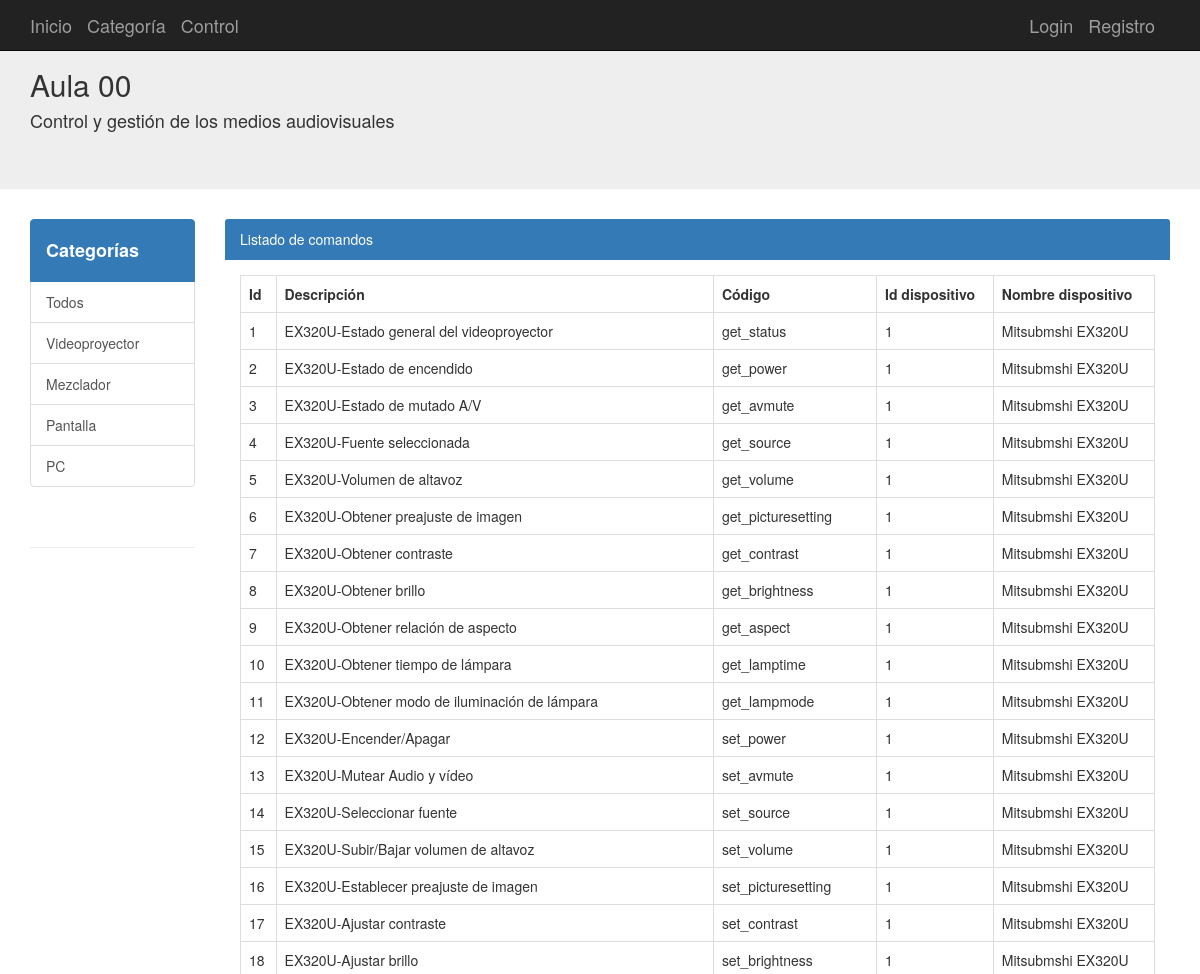
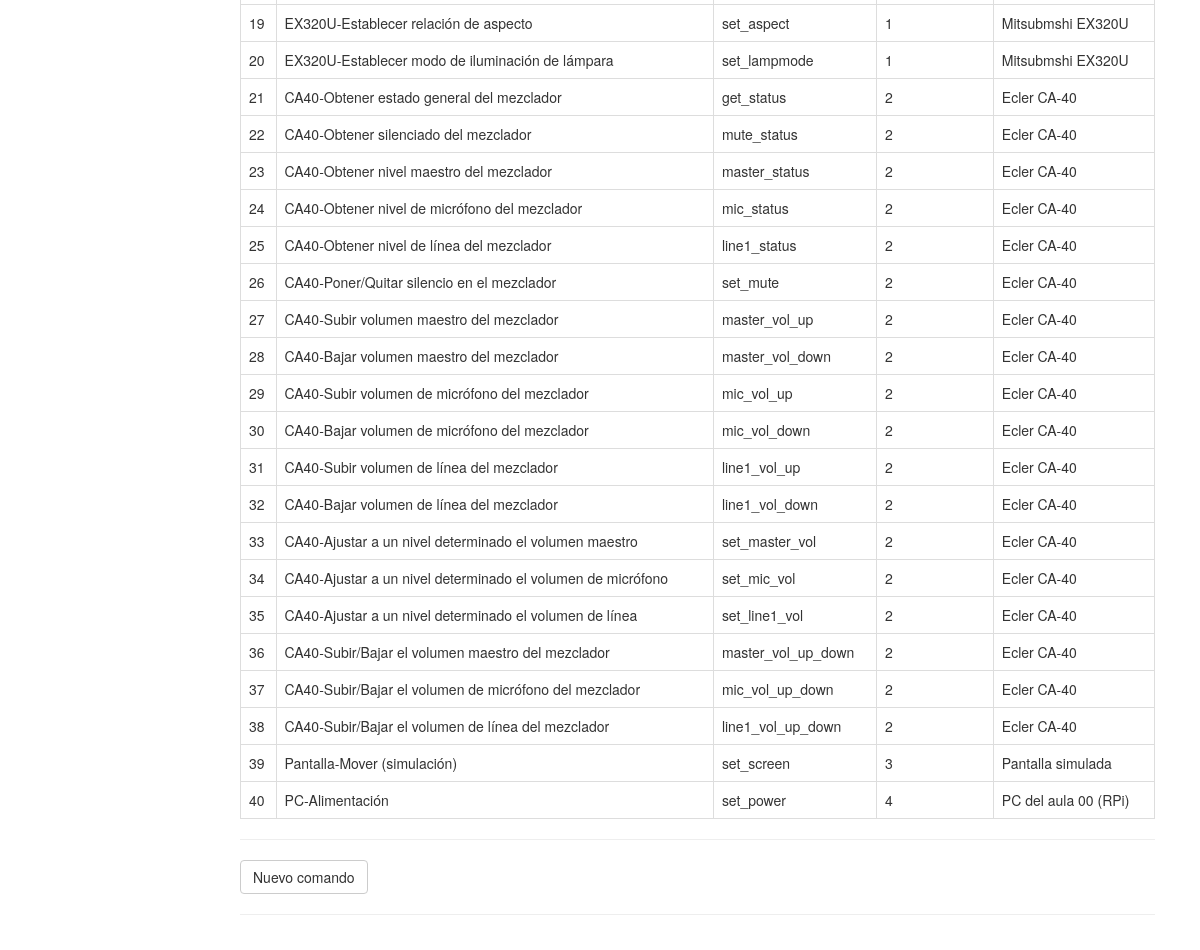
Page /comandos on the committed database (2 pictures, top to bottom).
### aplicacion/models.py (models this page shows, shortened)
class Categorias(db.Model):
	__tablename__ = 'categorias'
	id = Column(Integer, primary_key=True)
	nombre = Column(String(100))
	dispositivo = relationship("Dispositivos", cascade="all, delete-orphan", backref="Categorias",lazy='dynamic')

class Comandos(db.Model):
	__tablename__ = 'comandos'
	id = Column(Integer, primary_key=True)
	descripcion = Column(String(100))
	codigo = Column(String(255))
	DispositivoId = Column(Integer,ForeignKey('dispositivos.id'), nullable=False)
	dispositivo = relationship("Dispositivos", backref = "Comandos")
	parametro = relationship("Parametros", cascade="all,delete-orphan", backref = "Comandos", lazy = "dynamic")

class Dispositivos(db.Model):
	__tablename__ = 'dispositivos'
	id = Column(Integer, primary_key=True)
	nombre = Column(String(100),nullable=False)
	descripcion = Column(String(255))
	imagen = Column(String(255))
	puerto = Column(String(100))
	ip = Column(String(100))
	mac = Column(String(100))
	archivoHTML = Column(String(255))
	archivoPY = Column(String(255))
	CategoriaId=Column(Integer,ForeignKey('categorias.id'), nullable=False)
	categoria = relationship("Categorias", backref="Dispositivos")
	comando = relationship("Comandos", cascade="all, delete-orphan",backref = "Dispositivos",lazy='dynamic')

### aplicacion/app.py (the view)
@app.route('/comandos')
def comandos(id='0'):
	categoria=Categorias.query.get(id)
	if id=='0':
		dispositivos=Dispositivos.query.all()
	else:
		dispositivos=Dispositivos.query.filter_by(CategoriaId=id)
	categorias=Categorias.query.all()
	logging.info("/comandos.html Llamada a página de comandos disponibles")
	comandos = Comandos.query.all()
	return render_template("comandos.html", dispositivos = dispositivos, categorias=categorias,categoria=categoria, comandos = comandos)

### aplicacion/templates/comandos.html (shortened to what this page needs)
{% extends "base.html" %}
{% block contenido %}
<div class="col-md-10">
  <div class="panel-primary">
    <div class="panel-heading">Listado de comandos
    </div>
    <div class="panel-body">
      <table class="table table-bordered">
        <tr>
          <th>Id</th>
          <th>Descripción </th>
          <th>Código</th>
          <th>Id dispositivo</th>
          <th>Nombre dispositivo</th>
        </tr>
        {% for c in comandos %}
        <tr>
          <td>{{c.id}}</td>
          <td>{{c.descripcion}}</td>
          <td>{{c.codigo}}</td>
          <td>{{c.DispositivoId}}</td>
          <td>{{c.dispositivo.nombre}}</td>
        </tr>
        {% endfor %}
      </table>
      <hr>
      <a class="btn btn-default" href="{{url_for('comandos_new')}}" role=button> Nuevo comando</a>
      <hr>
    </div>
  </div>
</div>
{% endblock %}

### aplicacion/templates/base.html (shortened to what this page needs)
{% extends "bootstrap/base.html" %}
{% block navbar %}
<link rel="stylesheet" href="/static/css/style.css">
<nav class="navbar navbar-inverse navbar-fixed-top">
      <div class="container">
        <div class="navbar-header">
          <a class="navbar-brand" href="/">Inicio</a>
          <a class="navbar-brand" href="{{url_for('categorias')}}">Categoría</a>
          <a class="navbar-brand" href="{{url_for('botonera')}}">Control</a>
        </div>
        <div id="navbar" class="navbar-collapse collapse navbar-right">
          {% if current_user.is_authenticated %}
          <a class="navbar-brand " href="/perfil/{{current_user.username}}"> Perfil</a>
          <a class="navbar-brand " href="/logout"> {{current_user.username}} (Salir)</a>
          {% else %}
          <a class="navbar-brand " href="/login">Login</a>
          <a class="navbar-brand " href="/registro">Registro</a>
          {% endif %}
        </div>
      </div>
    </nav>
    <div class="jumbotron">
      <div class="container">
        <h2>Aula 00</h2>
        <h4>Control y gestión de los medios audiovisuales</h4>
      </div>
    </div>
{% endblock %}
{% block content %}
<div class="container-fluid">
  <div class="row">
    <div class="container">
      <div class="row">
          <div class="col-md-2 offset-md-2">
            <div class="list-group">
              <a class="list-group-item active" href="{{url_for('categorias')}}"><h4><strong>Categorías</strong></h4></a>
              {% for cat in categorias %}
              {% if categoria_id==cat.id%}
              <a class="list-group-item list-group-item-info" href="{{url_for('inicio',id=cat.id)}}">{{cat.nombre}}</a>
              {% else %}
              <a class="list-group-item" href="{{url_for('inicio',id=cat.id)}}">{{cat.nombre}}</a>
              {% endif%}
              {% endfor %}
            </div>
            <br>
            <hr>
          </div>
        {% block contenido %}{% endblock %}
      </div>
    </div>
  </div>
</div>
{% endblock %}

### rows in the picture
Categorias: nombre "Todos"
Categorias: nombre "Videoproyector"
Categorias: nombre "Mezclador"
Categorias: nombre "Pantalla"
Categorias: nombre "PC"
Comandos: id "1", descripcion "EX320U-Estado general del videoproyector", codigo "get_status", DispositivoId "1", dispositivo.nombre "Mitsubmshi EX320U"
Comandos: id "2", descripcion "EX320U-Estado de encendido", codigo "get_power", DispositivoId "1", dispositivo.nombre "Mitsubmshi EX320U"
Comandos: id "3", descripcion "EX320U-Estado de mutado A/V", codigo "get_avmute", DispositivoId "1", dispositivo.nombre "Mitsubmshi EX320U"
Comandos: id "4", descripcion "EX320U-Fuente seleccionada", codigo "get_source", DispositivoId "1", dispositivo.nombre "Mitsubmshi EX320U"
Comandos: id "5", descripcion "EX320U-Volumen de altavoz", codigo "get_volume", DispositivoId "1", dispositivo.nombre "Mitsubmshi EX320U"
Comandos: id "6", descripcion "EX320U-Obtener preajuste de imagen", codigo "get_picturesetting", DispositivoId "1", dispositivo.nombre "Mitsubmshi EX320U"
Comandos: id "7", descripcion "EX320U-Obtener contraste", codigo "get_contrast", DispositivoId "1", dispositivo.nombre "Mitsubmshi EX320U"
Comandos: id "8", descripcion "EX320U-Obtener brillo", codigo "get_brightness", DispositivoId "1", dispositivo.nombre "Mitsubmshi EX320U"
Comandos: id "9", descripcion "EX320U-Obtener relación de aspecto", codigo "get_aspect", DispositivoId "1", dispositivo.nombre "Mitsubmshi EX320U"
Comandos: id "10", descripcion "EX320U-Obtener tiempo de lámpara", codigo "get_lamptime", DispositivoId "1", dispositivo.nombre "Mitsubmshi EX320U"
Comandos: id "11", descripcion "EX320U-Obtener modo de iluminación de lámpara", codigo "get_lampmode", DispositivoId "1", dispositivo.nombre "Mitsubmshi EX320U"
Comandos: id "12", descripcion "EX320U-Encender/Apagar", codigo "set_power", DispositivoId "1", dispositivo.nombre "Mitsubmshi EX320U"
Comandos: id "13", descripcion "EX320U-Mutear Audio y vídeo", codigo "set_avmute", DispositivoId "1", dispositivo.nombre "Mitsubmshi EX320U"
Comandos: id "14", descripcion "EX320U-Seleccionar fuente", codigo "set_source", DispositivoId "1", dispositivo.nombre "Mitsubmshi EX320U"
Comandos: id "15", descripcion "EX320U-Subir/Bajar volumen de altavoz", codigo "set_volume", DispositivoId "1", dispositivo.nombre "Mitsubmshi EX320U"
Comandos: id "16", descripcion "EX320U-Establecer preajuste de imagen", codigo "set_picturesetting", DispositivoId "1", dispositivo.nombre "Mitsubmshi EX320U"
Comandos: id "17", descripcion "EX320U-Ajustar contraste", codigo "set_contrast", DispositivoId "1", dispositivo.nombre "Mitsubmshi EX320U"
Comandos: id "18", descripcion "EX320U-Ajustar brillo", codigo "set_brightness", DispositivoId "1", dispositivo.nombre "Mitsubmshi EX320U"
Comandos: id "19", descripcion "EX320U-Establecer relación de aspecto", codigo "set_aspect", DispositivoId "1", dispositivo.nombre "Mitsubmshi EX320U"
Comandos: id "20", descripcion "EX320U-Establecer modo de iluminación de lámpara", codigo "set_lampmode", DispositivoId "1", dispositivo.nombre "Mitsubmshi EX320U"
Comandos: id "21", descripcion "CA40-Obtener estado general del mezclador", codigo "get_status", DispositivoId "2", dispositivo.nombre "Ecler CA-40"
Comandos: id "22", descripcion "CA40-Obtener silenciado del mezclador", codigo "mute_status", DispositivoId "2", dispositivo.nombre "Ecler CA-40"
Comandos: id "23", descripcion "CA40-Obtener nivel maestro del mezclador", codigo "master_status", DispositivoId "2", dispositivo.nombre "Ecler CA-40"
Comandos: id "24", descripcion "CA40-Obtener nivel de micrófono del mezclador", codigo "mic_status", DispositivoId "2", dispositivo.nombre "Ecler CA-40"
Comandos: id "25", descripcion "CA40-Obtener nivel de línea del mezclador", codigo "line1_status", DispositivoId "2", dispositivo.nombre "Ecler CA-40"
Comandos: id "26", descripcion "CA40-Poner/Quitar silencio en el mezclador", codigo "set_mute", DispositivoId "2", dispositivo.nombre "Ecler CA-40"
Comandos: id "27", descripcion "CA40-Subir volumen maestro del mezclador", codigo "master_vol_up", DispositivoId "2", dispositivo.nombre "Ecler CA-40"
Comandos: id "28", descripcion "CA40-Bajar volumen maestro del mezclador", codigo "master_vol_down", DispositivoId "2", dispositivo.nombre "Ecler CA-40"
Comandos: id "29", descripcion "CA40-Subir volumen de micrófono del mezclador", codigo "mic_vol_up", DispositivoId "2", dispositivo.nombre "Ecler CA-40"
Comandos: id "30", descripcion "CA40-Bajar volumen de micrófono del mezclador", codigo "mic_vol_down", DispositivoId "2", dispositivo.nombre "Ecler CA-40"
Comandos: id "31", descripcion "CA40-Subir volumen de línea del mezclador", codigo "line1_vol_up", DispositivoId "2", dispositivo.nombre "Ecler CA-40"
Comandos: id "32", descripcion "CA40-Bajar volumen de línea del mezclador", codigo "line1_vol_down", DispositivoId "2", dispositivo.nombre "Ecler CA-40"
Comandos: id "33", descripcion "CA40-Ajustar a un nivel determinado el volumen maestro", codigo "set_master_vol", DispositivoId "2", dispositivo.nombre "Ecler CA-40"
Comandos: id "34", descripcion "CA40-Ajustar a un nivel determinado el volumen de micrófono", codigo "set_mic_vol", DispositivoId "2", dispositivo.nombre "Ecler CA-40"
Comandos: id "35", descripcion "CA40-Ajustar a un nivel determinado el volumen de línea", codigo "set_line1_vol", DispositivoId "2", dispositivo.nombre "Ecler CA-40"
Comandos: id "36", descripcion "CA40-Subir/Bajar el volumen maestro del mezclador", codigo "master_vol_up_down", DispositivoId "2", dispositivo.nombre "Ecler CA-40"
Comandos: id "37", descripcion "CA40-Subir/Bajar el volumen de micrófono del mezclador", codigo "mic_vol_up_down", DispositivoId "2", dispositivo.nombre "Ecler CA-40"
Comandos: id "38", descripcion "CA40-Subir/Bajar el volumen de línea del mezclador", codigo "line1_vol_up_down", DispositivoId "2", dispositivo.nombre "Ecler CA-40"
Comandos: id "39", descripcion "Pantalla-Mover (simulación)", codigo "set_screen", DispositivoId "3", dispositivo.nombre "Pantalla simulada"
Comandos: id "40", descripcion "PC-Alimentación", codigo "set_power", DispositivoId "4", dispositivo.nombre "PC del aula 00 (RPi)"
